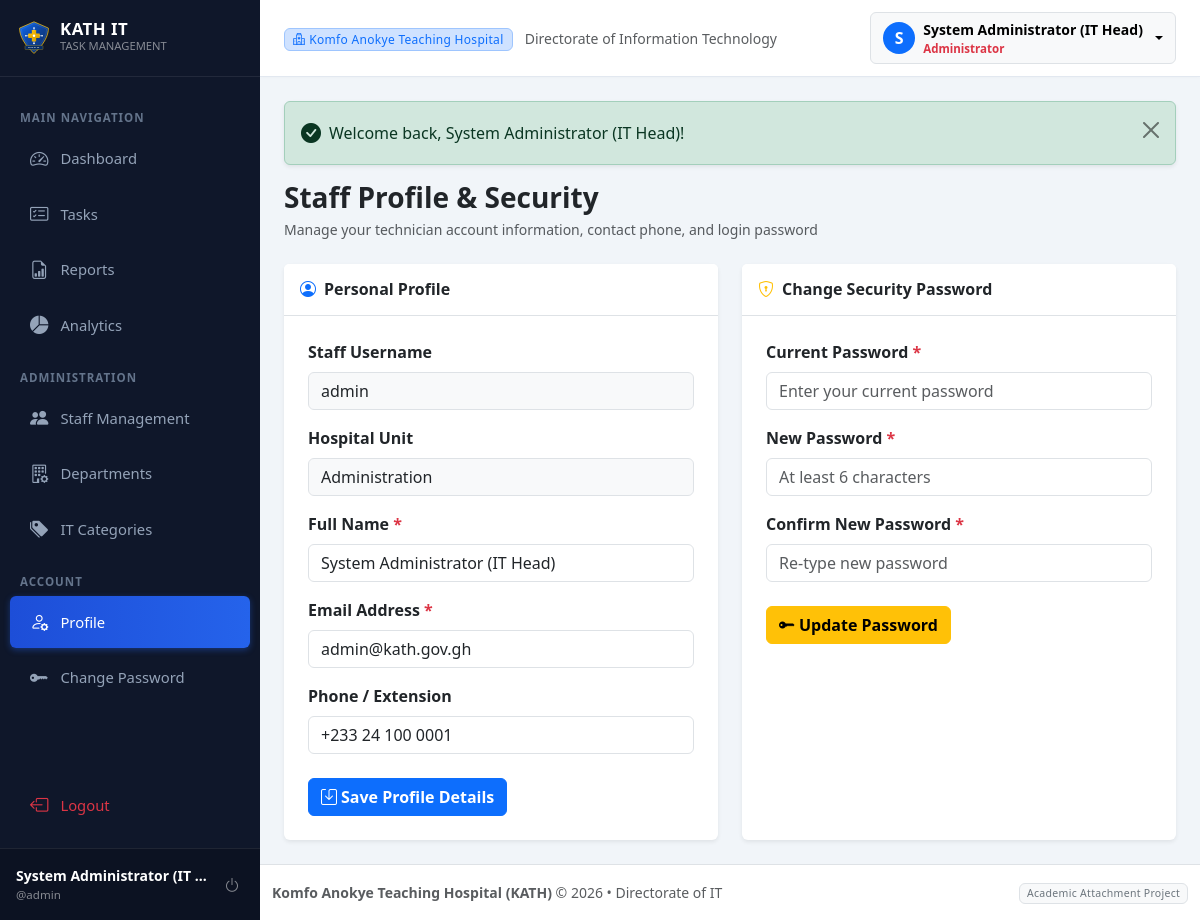
Screenshot of /staff/profile.php (signed in) with the database file from the repository.
### tables this page shows
CREATE TABLE IF NOT EXISTS `users` (
    `id` INT AUTO_INCREMENT PRIMARY KEY,
    `full_name` VARCHAR(150) NOT NULL,
    `username` VARCHAR(60) NOT NULL UNIQUE,
    `email` VARCHAR(150) NOT NULL UNIQUE,
    `phone` VARCHAR(30) NULL,
    `password` VARCHAR(255) NOT NULL,
    `role` ENUM('admin', 'staff') NOT NULL DEFAULT 'staff',
    `department_id` INT NULL,
    `status` ENUM('active', 'inactive') NOT NULL DEFAULT 'active',
    `created_at` TIMESTAMP DEFAULT CURRENT_TIMESTAMP,
    `updated_at` TIMESTAMP DEFAULT CURRENT_TIMESTAMP ON UPDATE CURRENT_TIMESTAMP,
    CONSTRAINT `fk_users_department` FOREIGN KEY (`department_id`) 
        REFERENCES `departments`(`id`) ON DELETE SET NULL ON UPDATE CASCADE
);

CREATE TABLE IF NOT EXISTS `departments` (
    `id` INT AUTO_INCREMENT PRIMARY KEY,
    `department_name` VARCHAR(120) NOT NULL UNIQUE,
    `description` TEXT NULL,
    `status` ENUM('active', 'inactive') NOT NULL DEFAULT 'active',
    `created_at` TIMESTAMP DEFAULT CURRENT_TIMESTAMP,
    `updated_at` TIMESTAMP DEFAULT CURRENT_TIMESTAMP ON UPDATE CURRENT_TIMESTAMP
);

### includes/auth.php (called while the page is built, shortened)
<?php
require_once __DIR__ . '/../config/database.php';
require_once __DIR__ . '/functions.php';
if ($pdo) {
    try {
        $stmt = $pdo->prepare("SELECT id, full_name, username, email, phone, role, department_id, status FROM users WHERE id = :id LIMIT 1");
        $stmt->execute([':id' => $_SESSION['user']['id']]);
    } catch (PDOException $e) {
    }
}

### staff/profile.php (the view, shortened to what this page needs)
<?php
require_once __DIR__ . '/../includes/auth.php';
$userId = (int)$_SESSION['user']['id'];
$stmt = $pdo->prepare("
    SELECT u.*, d.department_name
    FROM users u
    LEFT JOIN departments d ON u.department_id = d.id
    WHERE u.id = :id
    LIMIT 1
");
$stmt->execute([':id' => $userId]);
$staffUser = $stmt->fetch();
include __DIR__ . '/../includes/header.php';
?>
<div class="d-flex justify-content-between align-items-center mb-4">
    <div>
        <h3 class="fw-bold mb-1 text-dark">Staff Profile &amp; Security</h3>
        <p class="text-muted mb-0 small">Manage your technician account information, contact phone, and login password</p>
    </div>
</div>
<div class="row g-4">
    <div class="col-lg-6">
        <div class="card shadow-sm border-0 h-100">
            <div class="card-header bg-white py-3 border-bottom">
                <h6 class="mb-0 fw-bold text-dark"><i class="bi bi-person-circle text-primary me-2"></i>Personal Profile</h6>
            </div>
            <div class="card-body p-4">
                <form action="profile.php" method="POST">
                    <div class="mb-3">
                        <label class="form-label fw-semibold">Staff Username</label>
                        <input type="text" class="form-control bg-light" value="<?= h($staffUser['username']) ?>" disabled>
                    </div>
                    <div class="mb-3">
                        <label class="form-label fw-semibold">Hospital Unit</label>
                        <input type="text" class="form-control bg-light" value="<?= h($staffUser['department_name'] ?? 'Directorate of IT') ?>" disabled>
                    </div>
                    <div class="mb-3">
                        <label for="full_name" class="form-label fw-semibold">Full Name <span class="text-danger">*</span></label>
                        <input type="text" class="form-control" name="full_name" id="full_name" value="<?= h($staffUser['full_name']) ?>" required>
                    </div>
                    <div class="mb-3">
                        <label for="email" class="form-label fw-semibold">Email Address <span class="text-danger">*</span></label>
                        <input type="email" class="form-control" name="email" id="email" value="<?= h($staffUser['email']) ?>" required>
                    </div>
                    <div class="mb-4">
                        <label for="phone" class="form-label fw-semibold">Phone / Extension</label>
                        <input type="text" class="form-control" name="phone" id="phone" value="<?= h($staffUser['phone']) ?>">
                    </div>
                    <button type="submit" class="btn btn-primary fw-semibold">
                        <i class="bi bi-save me-1"></i>Save Profile Details
                    </button>
                </form>
            </div>
        </div>
    </div>
    <div class="col-lg-6">
        <div class="card shadow-sm border-0 h-100" id="password">
            <div class="card-header bg-white py-3 border-bottom">
                <h6 class="mb-0 fw-bold text-dark"><i class="bi bi-shield-lock text-warning me-2"></i>Change Security Password</h6>
            </div>
            <div class="card-body p-4">
                <form action="profile.php#password" method="POST">
                    <div class="mb-3">
                        <label for="current_password" class="form-label fw-semibold">Current Password <span class="text-danger">*</span></label>
                        <input type="password" class="form-control" name="current_password" id="current_password" placeholder="Enter your current password" required>
                    </div>
                    <div class="mb-3">
                        <label for="new_password" class="form-label fw-semibold">New Password <span class="text-danger">*</span></label>
                        <input type="password" class="form-control" name="new_password" id="new_password" placeholder="At least 6 characters" minlength="6" required>
                    </div>
                    <div class="mb-4">
                        <label for="confirm_password" class="form-label fw-semibold">Confirm New Password <span class="text-danger">*</span></label>
                        <input type="password" class="form-control" name="confirm_password" id="confirm_password" placeholder="Re-type new password" minlength="6" required>
                    </div>
                    <button type="submit" class="btn btn-warning fw-semibold">
                        <i class="bi bi-key-fill me-1"></i>Update Password
                    </button>
                </form>
            </div>
        </div>
    </div>
</div>
<?php include __DIR__ . '/../includes/footer.php'; ?>

### includes/header.php (shortened to what this page needs)
<!DOCTYPE html>
<html lang="en">
<head>
    <link href="https://cdn.jsdelivr.net/npm/bootstrap@5.3.2/dist/css/bootstrap.min.css" rel="stylesheet">
    <link rel="stylesheet" href="https://cdn.jsdelivr.net/npm/bootstrap-icons@1.11.3/font/bootstrap-icons.min.css">
    <link rel="stylesheet" href="<?= BASE_URL ?>assets/css/style.css">
</head>
<body>
    <div class="wrapper">
        <?php include __DIR__ . '/sidebar.php'; ?>
        <div class="main-content">
            <nav class="top-navbar d-flex align-items-center justify-content-between">
                <div class="d-flex align-items-center">
                    <div class="d-none d-sm-block">
                        <span class="badge bg-primary-subtle text-primary border border-primary-subtle px-2 py-1 me-2">
                            <i class="bi bi-hospital me-1"></i>Komfo Anokye Teaching Hospital
                        </span>
                        <span class="text-muted small">Directorate of Information Technology</span>
                    </div>
                </div>
                <div class="d-flex align-items-center gap-3">
                    <?php if ($user): ?>
                        <div class="dropdown">
                            <button class="btn btn-light dropdown-toggle d-flex align-items-center gap-2 border" type="button" data-bs-toggle="dropdown" aria-expanded="false">
                                <div class="bg-primary text-white rounded-circle d-flex align-items-center justify-content-center" style="width: 32px; height: 32px; font-weight: 600;">
                                    <?= strtoupper(substr($user['full_name'] ?? 'U', 0, 1)) ?>
                                </div>
                                <div class="text-start d-none d-md-block">
                                    <div class="fw-semibold small leading-tight"><?= h($user['full_name']) ?></div>
                                    <div class="text-muted" style="font-size: 0.72rem;">
                                        <?= $user['role'] === 'admin' ? '<span class="text-danger fw-bold">Administrator</span>' : '<span class="text-primary">IT Support Staff</span>' ?>
                                    </div>
                                </div>
                            </button>
                        </div>
                    <?php endif; ?>
                </div>
            </nav>
            <div class="container-fluid p-4">

### includes/sidebar.php (shortened to what this page needs)
<?php
$user = current_user();
$currentScript = basename($_SERVER['SCRIPT_NAME'] ?? '');
$isAdmin = is_admin();
?>
<aside class="sidebar">
    <a href="<?= BASE_URL ?><?= $isAdmin ? 'admin/dashboard.php' : 'staff/dashboard.php' ?>" class="sidebar-brand text-decoration-none">
        <img src="<?= BASE_URL ?>assets/images/kath-badge.svg" alt="KATH Badge" width="36" height="36" class="me-2">
        <div class="d-flex flex-column">
            <span class="lh-1 text-white" style="font-size: 1.05rem; letter-spacing: 0.5px;">KATH IT</span>
            <span class="text-white-50" style="font-size: 0.7rem; font-weight: 400;">TASK MANAGEMENT</span>
        </div>
    </a>
    <div class="nav flex-column py-3 flex-grow-1 overflow-auto">
        <?php if ($isAdmin): ?>
            <div class="sidebar-heading">Main Navigation</div>
            <a href="<?= BASE_URL ?>admin/dashboard.php" class="nav-link <?= $currentScript === 'dashboard.php' ? 'active' : '' ?>">
                <i class="bi bi-speedometer2"></i>
                <span>Dashboard</span>
            </a>
            <a href="<?= BASE_URL ?>admin/tasks.php" class="nav-link <?= in_array($currentScript, ['tasks.php', 'task_view.php', 'task_edit.php']) ? 'active' : '' ?>">
                <i class="bi bi-card-checklist"></i>
                <span>Tasks</span>
            </a>
            <a href="<?= BASE_URL ?>admin/reports.php" class="nav-link <?= $currentScript === 'reports.php' ? 'active' : '' ?>">
                <i class="bi bi-file-earmark-bar-graph"></i>
                <span>Reports</span>
            </a>
            <a href="<?= BASE_URL ?>admin/analytics.php" class="nav-link <?= $currentScript === 'analytics.php' ? 'active' : '' ?>">
                <i class="bi bi-pie-chart-fill"></i>
                <span>Analytics</span>
            </a>
            <div class="sidebar-heading">Administration</div>
            <a href="<?= BASE_URL ?>admin/users.php" class="nav-link <?= in_array($currentScript, ['users.php', 'user_add.php', 'user_edit.php']) ? 'active' : '' ?>">
                <i class="bi bi-people-fill"></i>
                <span>Staff Management</span>
            </a>
            <a href="<?= BASE_URL ?>admin/departments.php" class="nav-link <?= $currentScript === 'departments.php' ? 'active' : '' ?>">
                <i class="bi bi-building-gear"></i>
                <span>Departments</span>
            </a>
            <a href="<?= BASE_URL ?>admin/categories.php" class="nav-link <?= $currentScript === 'categories.php' ? 'active' : '' ?>">
                <i class="bi bi-tags-fill"></i>
                <span>IT Categories</span>
            </a>
            <div class="sidebar-heading">Account</div>
            <a href="<?= BASE_URL ?>admin/profile.php" class="nav-link <?= $currentScript === 'profile.php' ? 'active' : '' ?>">
                <i class="bi bi-person-gear"></i>
                <span>Profile</span>
            </a>
            <a href="<?= BASE_URL ?>admin/profile.php#password" class="nav-link">
                <i class="bi bi-key-fill"></i>
                <span>Change Password</span>
            </a>
        <?php endif; ?>
        <div class="mt-auto pt-3">
            <a href="<?= BASE_URL ?>logout.php" class="nav-link text-danger">
                <i class="bi bi-box-arrow-left"></i>
                <span>Logout</span>
            </a>
        </div>
    </div>
    <?php if ($user): ?>
        <div class="sidebar-user d-flex align-items-center">
            <div class="flex-grow-1 overflow-hidden me-2">
                <div class="text-white text-truncate small fw-bold"><?= h($user['full_name']) ?></div>
                <div class="text-white-50 text-truncate" style="font-size: 0.72rem;">@<?= h($user['username']) ?></div>
            </div>
            <a href="<?= BASE_URL ?>logout.php" class="btn btn-sm btn-outline-secondary text-white-50 border-0 p-1" title="Sign Out">
                <i class="bi bi-power fs-6"></i>
            </a>
        </div>
    <?php endif; ?>
</aside>

### assets/css/style.css (style rules this page uses)
:root { --primary-color: #0d47a1; --primary-hover: #083478; --primary-light: #e8f0fe; --secondary-color: #1976d2; --accent-color: #0288d1; --kath-gold: #f59e0b; --dark-navy: #0a192f; --sidebar-bg: #0f172a; --sidebar-color: #94a3b8; --sidebar-hover: #ffffff; --sidebar-active-bg: #1e293b; --card-shadow: 0 4px 12px rgba(0, 0, 0, 0.05); --border-color: #e2e8f0; }
body { font-family: 'Segoe UI', system-ui, -apple-system, BlinkMacSystemFont, Roboto, sans-serif; background-color: #f8fafc; color: #1e293b; min-height: 100vh; display: flex; flex-direction: column; }
.wrapper { display: flex; width: 100%; align-items: stretch; flex: 1; }
.sidebar { min-width: 260px; max-width: 260px; background: var(--sidebar-bg); color: var(--sidebar-color); transition: all 0.3s ease; z-index: 1040; display: flex; flex-direction: column; }
.sidebar .sidebar-brand { padding: 1.25rem 1rem; font-size: 1.1rem; font-weight: 700; color: #ffffff; display: flex; align-items: center; border-bottom: 1px solid rgba(255, 255, 255, 0.08); }
.sidebar .nav-link { color: var(--sidebar-color); padding: 0.75rem 1.25rem; font-size: 0.925rem; font-weight: 500; display: flex; align-items: center; border-radius: 6px; margin: 2px 10px; transition: all 0.2s ease; }
.sidebar .nav-link i { font-size: 1.15rem; margin-right: 0.75rem; }
.sidebar .nav-link.active { color: #ffffff; background: linear-gradient(90deg, #1d4ed8 0%, #2563eb 100%); box-shadow: 0 2px 6px rgba(37, 99, 235, 0.4); }
.sidebar-heading { text-transform: uppercase; font-size: 0.72rem; letter-spacing: 1px; padding: 1rem 1.25rem 0.25rem; color: #64748b; font-weight: 700; }
.sidebar-user { padding: 1rem; border-top: 1px solid rgba(255, 255, 255, 0.08); background: rgba(0, 0, 0, 0.2); }
.main-content { flex: 1; min-width: 0; display: flex; flex-direction: column; background-color: #f1f5f9; }
.top-navbar { background: #ffffff; border-bottom: 1px solid var(--border-color); padding: 0.75rem 1.5rem; box-shadow: 0 1px 3px rgba(0,0,0,0.02); }
.badge { font-weight: 500; letter-spacing: 0.3px; padding: 0.4em 0.65em; }

### rows the page displays
users: full_name "System Administrator (IT…", username "admin", full_name "S", full_name "System Administrator (IT Head)", department.department_name "Administration", email "admin@kath.gov.gh", phone "+233 24 100 0001"

### other values shown
$message "Welcome back, System Administrator (IT Head)!"
